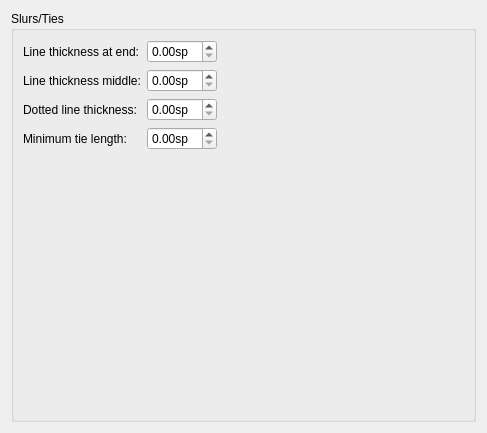
      <widget class="QWidget" name="PageSlursTies">
       <layout class="QVBoxLayout" name="verticalLayout_13">
        <property name="spacing">
         <number>0</number>
        </property>
        <item>
         <widget class="QGroupBox" name="groupBox_9">
          <property name="title">
           <string>Slurs/Ties</string>
          </property>
          <property name="flat">
           <bool>false</bool>
          </property>
          <layout class="QGridLayout" name="gridLayout_3">
           <item row="1" column="1">
            <spacer name="verticalSpacer_4">
             <property name="orientation">
              <enum>Qt::Vertical</enum>
             </property>
             <property name="sizeHint" stdset="0">
              <size>
               <width>20</width>
               <height>260</height>
              </size>
             </property>
            </spacer>
           </item>
           <item row="0" column="1">
            <spacer name="horizontalSpacer">
             <property name="orientation">
              <enum>Qt::Horizontal</enum>
             </property>
             <property name="sizeHint" stdset="0">
              <size>
               <width>247</width>
               <height>20</height>
              </size>
             </property>
            </spacer>
           </item>
           <item row="0" column="0">
            <layout class="QFormLayout" name="formLayout_9">
             <property name="fieldGrowthPolicy">
              <enum>QFormLayout::ExpandingFieldsGrow</enum>
             </property>
             <item row="0" column="0">
              <widget class="QLabel" name="label_30">
               <property name="text">
                <string>Line thickness at end:</string>
               </property>
               <property name="buddy">
                <cstring>slurEndLineWidth</cstring>
               </property>
              </widget>
             </item>
             <item row="0" column="1">
              <widget class="QDoubleSpinBox" name="slurEndLineWidth">
               <property name="sizePolicy">
                <sizepolicy hsizetype="Preferred" vsizetype="Fixed">
                 <horstretch>0</horstretch>
                 <verstretch>0</verstretch>
                </sizepolicy>
               </property>
               <property name="suffix">
                <string>sp</string>
               </property>
               <property name="singleStep">
                <double>0.050000000000000</double>
               </property>
              </widget>
             </item>
             <item row="1" column="0">
              <widget class="QLabel" name="label_31">
               <property name="text">
                <string>Line thickness middle:</string>
               </property>
               <property name="buddy">
                <cstring>slurMidLineWidth</cstring>
               </property>
              </widget>
             </item>
             <item row="1" column="1">
              <widget class="QDoubleSpinBox" name="slurMidLineWidth">
               <property name="sizePolicy">
                <sizepolicy hsizetype="Preferred" vsizetype="Fixed">
                 <horstretch>0</horstretch>
                 <verstretch>0</verstretch>
                </sizepolicy>
               </property>
               <property name="suffix">
                <string>sp</string>
               </property>
               <property name="singleStep">
                <double>0.050000000000000</double>
               </property>
              </widget>
             </item>
             <item row="2" column="0">
              <widget class="QLabel" name="label_33">
               <property name="text">
                <string>Dotted line thickness:</string>
               </property>
               <property name="buddy">
                <cstring>slurDottedLineWidth</cstring>
               </property>
              </widget>
             </item>
             <item row="2" column="1">
              <widget class="QDoubleSpinBox" name="slurDottedLineWidth">
               <property name="sizePolicy">
                <sizepolicy hsizetype="Preferred" vsizetype="Fixed">
                 <horstretch>0</horstretch>
                 <verstretch>0</verstretch>
                </sizepolicy>
               </property>
               <property name="suffix">
                <string>sp</string>
               </property>
               <property name="singleStep">
                <double>0.050000000000000</double>
               </property>
              </widget>
             </item>
             <item row="3" column="0">
              <widget class="QLabel" name="minTieLengthLabel">
               <property name="text">
                <string>Minimum tie length:</string>
               </property>
               <property name="buddy">
                <cstring>minTieLength</cstring>
               </property>
              </widget>
             </item>
             <item row="3" column="1">
              <widget class="QDoubleSpinBox" name="minTieLength">
               <property name="suffix">
                <string>sp</string>
               </property>
               <property name="singleStep">
                <double>0.100000000000000</double>
               </property>
              </widget>
             </item>
            </layout>
           </item>
          </layout>
         </widget>
        </item>
       </layout>
      </widget>
